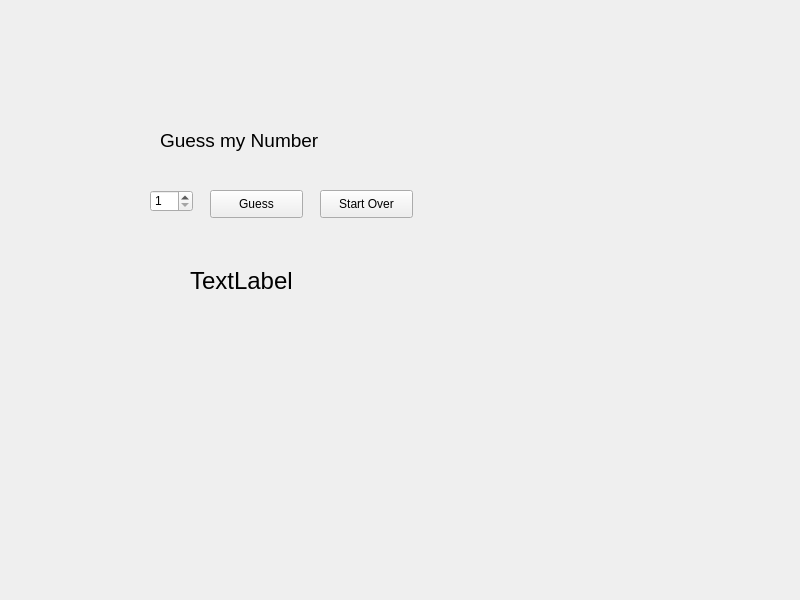
<?xml version="1.0" encoding="UTF-8"?>
<ui version="4.0">
 <class>Widget</class>
 <widget class="QWidget" name="Widget">
  <property name="geometry">
   <rect>
    <x>0</x>
    <y>0</y>
    <width>800</width>
    <height>600</height>
   </rect>
  </property>
  <property name="windowTitle">
   <string>Widget</string>
  </property>
  <widget class="QLabel" name="label">
   <property name="geometry">
    <rect>
     <x>160</x>
     <y>110</y>
     <width>281</width>
     <height>61</height>
    </rect>
   </property>
   <property name="font">
    <font>
     <pointsize>14</pointsize>
    </font>
   </property>
   <property name="text">
    <string>Guess my Number</string>
   </property>
  </widget>
  <widget class="QSpinBox" name="spinBox">
   <property name="geometry">
    <rect>
     <x>150</x>
     <y>190</y>
     <width>43</width>
     <height>22</height>
    </rect>
   </property>
   <property name="minimum">
    <number>1</number>
   </property>
   <property name="maximum">
    <number>10</number>
   </property>
  </widget>
  <widget class="QPushButton" name="guessButton">
   <property name="geometry">
    <rect>
     <x>210</x>
     <y>190</y>
     <width>93</width>
     <height>28</height>
    </rect>
   </property>
   <property name="text">
    <string>Guess</string>
   </property>
  </widget>
  <widget class="QPushButton" name="startOverButton">
   <property name="geometry">
    <rect>
     <x>320</x>
     <y>190</y>
     <width>93</width>
     <height>28</height>
    </rect>
   </property>
   <property name="text">
    <string>Start Over</string>
   </property>
  </widget>
  <widget class="QLabel" name="messageLabel">
   <property name="geometry">
    <rect>
     <x>190</x>
     <y>250</y>
     <width>431</width>
     <height>61</height>
    </rect>
   </property>
   <property name="font">
    <font>
     <pointsize>18</pointsize>
    </font>
   </property>
   <property name="text">
    <string>TextLabel</string>
   </property>
  </widget>
 </widget>
 <resources/>
 <connections/>
</ui>
